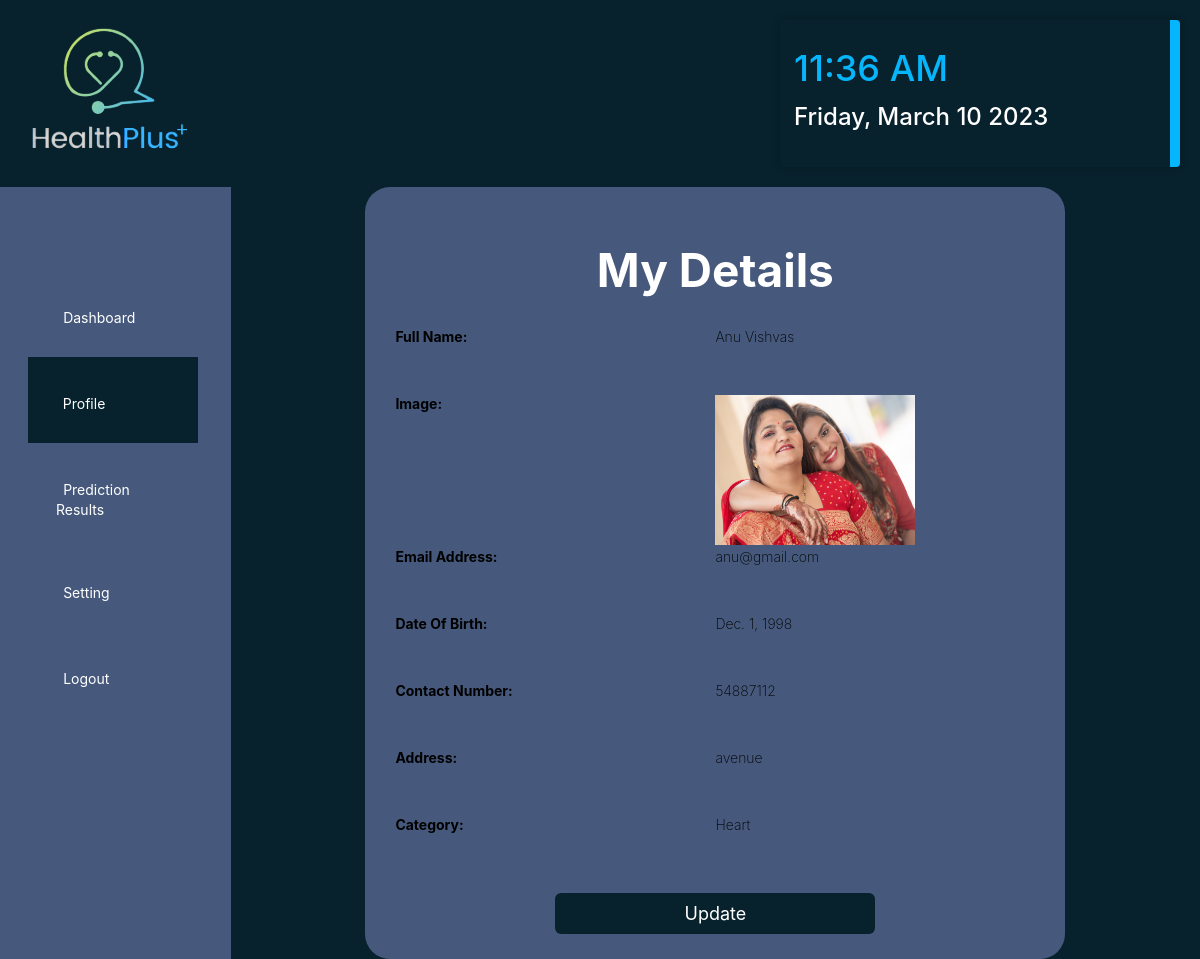
Screenshot of /doctor_profile (signed in) with the database file from the repository.
### healthApp/models.py (models this page shows, shortened)
class Doctor(models.Model):
    status = models.IntegerField(DOCTOR_STATUS, null=True)
    user = models.OneToOneField(User, on_delete=models.CASCADE, null=True)
    contact = models.CharField(max_length=100, null=True)
    address = models.CharField(max_length=100, null=True)
    category = models.CharField(max_length=100, null=True)
    dob = models.DateField(null=True)
    image = models.ImageField(upload_to='media/', null=True, blank=True)

### healthApp/views.py (the view)
# urls.py: path('doctor_profile', views.DoctorProfilePage, name='doctor_profile'),
@login_required(login_url="login")
def DoctorProfilePage(request):
    user = request.user
    if user.is_authenticated:
        doctor = user.doctor
        context = {
            'username': user.username,
            'fullname': user.first_name + " " + user.last_name,
            'contact': doctor.contact,
            'email': user.email,
            'address': doctor.address,
            'image': doctor.image,
            'dob': doctor.dob,
            'category': doctor.category
        }
        return render(request, 'Doctor_Profile.html', context)
    else:
        return render(request, 'loginPage.html')

### templates/Doctor_Profile.html (shortened to what this page needs)
<!DOCTYPE html>
<html lang="en">
    {% load static %}
    <head>
        <link rel="stylesheet" href="{% static 'css/styles.css' %}" type="text/css" media="all">
        <link rel="stylesheet" href="https://unicons.iconscout.com/release/v4.0.0/css/line.css">
        <link rel="stylesheet" href="https://cdnjs.cloudflare.com/ajax/libs/font-awesome/6.0.0-beta3/css/all.min.css"
 />
    </head>
    <body>
        <header class="row">
            <a href="{% url 'welcome' %}">
                <img src="{% static 'Images/Logo.png' %}" alt="">
            </a>
            <div class="dateTime">
                <div class="time"></div>
                <div class="date"></div>
            </div>
        </header>
        <div class="wrapper">
            <div class="sidebar">
                <ul>
                    <li><a href="{% url 'doctor_dashboard' %}">
                            Dashboard</a></a></li>
                    <li class="is-active"><a href="{% url 'doctor_profile' %}">Profile</a>
                    </li>
                    <li><a href="{% url 'doctor_view_prediction_result' %}">Prediction
                            Results</a></li>
                    <li><a href="{% url 'doctor_settings' %}">Setting</a></li>
                    <li><a href="{% url 'logout_user' %}">Logout</a></li>
                </ul>
            </div>
            <div class="profileContainer">
                <h1>
                    My Details
                </h1>
                <div class="card-profile">
                    <div class="col-md-3">
                        <h5>Full Name:</h5>
                    </div>
                    <div class="col-md-9 text-secondary">
                        <h4>{{fullname}}</h4>
                    </div>
                </div>
                <div class="card-profile">
                    <div class="col-md-3">
                        <h5>Image:</h5>
                    </div>
                    <div class="col-md-9 text-secondary">
                        <img src="{{image.url}}" width="200" height="150">
                    </div>
                </div>
                <div class="card-profile">
                    <div class="col-md-3">
                        <h5>Email Address:</h5>
                    </div>
                    <div class="col-md-9 text-secondary">
                        <h4>{{email}}</h4>
                    </div>
                </div>
                <div class="card-profile">
                    <div class="col-md-3">
                        <h5>Date Of Birth:</h5>
                    </div>
                    <div class="col-md-9 text-secondary">
                        <h4>{{dob}}</h4>
                    </div>
                </div>
                <div class="card-profile">
                    <div class="col-md-3">
                        <h5>Contact Number:</h5>
                    </div>
                    <div class="col-md-9 text-secondary">
                        <h4>{{contact}}</h4>
                    </div>
                </div>
                <div class="card-profile">
                    <div class="col-md-3">
                        <h5>Address:</h5>
                    </div>
                    <div class="col-md-9 text-secondary">
                        <h4>{{address}}</h4>
                    </div>
                </div>
                <div class="card-profile">
                    <div class="col-md-3">
                        <h5>Category:</h5>
                    </div>
                    <div class="col-md-9 text-secondary">
                        <h4>{{category}}</h4>
                    </div>
                </div>
                <div class="buttonUpdate">
                    <a href="{% url 'doctor_edit_profile' %}"><input type="submit" value="Update"></a>
                </div>
            </div>
        </div>
    </body>
</html>

### healthApp/static/CSS/Styles.css (style rules this page uses)
* { margin: 0; padding: 0; -webkit-box-sizing: border-box; box-sizing: border-box; list-style: none; font-family: "Inter", sans-serif; font-size: 14px; }
body { overflow-x: hidden; background: #07222d; }
.row { padding: 20px; max-width: 1900px; margin: 0 auto; display: grid; grid-template-columns: 1fr 21fr 1fr 2fr; justify-items: center; }
.dateTime { font-size: 12px; padding: 14px; color: #ffffff; background: #07222d; box-shadow: 0 0 10px rgba(0, 0, 0, 0.25); border-radius: 4px; border-right: 10px #06b6fd solid; width: 400px; font-weight: 500; font-family: "Inter", sans-serif; }
.time { font-size: 3em; color: #06b6fd; margin-top: 12px; }
.date { margin-top: 12px; font-size: 2em; }
.wrapper { display: flex; position: relative; }
.wrapper .sidebar { flex: -1 -1 0; max-width: 300px; padding: 6rem 3rem; background-color: #46597c; }
.wrapper .sidebar ul li { margin: 0 -1rem; }
.wrapper .sidebar ul li a { display: block; padding: 2em; color: #ffffff; text-decoration: none; transition: 0.2s linear; }
.wrapper .sidebar ul li:hover, .wrapper .sidebar ul li.is-active { background: #07222d; border-right: 5px solid #46597c; }
.profileContainer { margin: 0 auto; max-width: 700px; width: 100%; padding: 25px 30px; border-radius: 25px; background: #46597c; height: 50%; }
.profileContainer > h1 { font-size: 46px; margin: 30px; text-align: center; color: #ffffff; }
.card-profile { margin: 0 auto; display: grid; grid-template-columns: 2fr 2fr; }
.card-profile h5 { margin-bottom: 20px; }
.card-profile h4 { margin-bottom: 50px; font-weight: 200; }
.buttonUpdate { text-align: center; }
.buttonUpdate input { padding: 10px; font-size: 18px; margin-top: 10px; height: 100%; width: 50%; outline: none; color: #fff; border: none; background: #07222d; border-radius: 6px; }

### rows the page displays
Doctor: dob "Dec. 1, 1998", contact "54887112", address "avenue", category "Heart"

### other values shown
{{ fullname }} "Anu Vishvas"
{{ email }} "anu@gmail.com"
